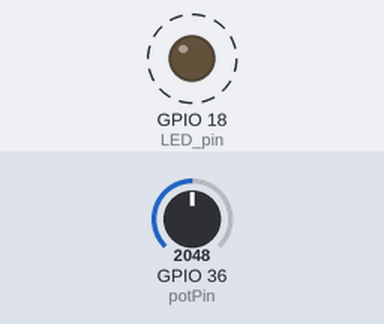
A sketch run on a simulated ESP32. Shown: output pins drawn as LEDs (lit = HIGH). Dashed ring = blinking. Inputs (shaded band) come from the test bench; at power-on: GPIO 36 (potPin) = 2048. What the sketch prints to the serial monitor is not drawn.

Above: at 1.5 s.
Timing chart, 0 to 5.6 s (numbered marks = the images above):
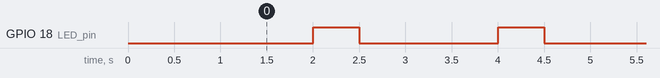

The sketch:

PH_Code__3_Pins__ESP32.ino
```cpp
const int potPin = 36;
float ph;
float Value = 0.0;

void setup() {
  Serial.begin(115200);
  pinMode(18, OUTPUT); // LED pin
  pinMode(potPin, INPUT);
  delay(1000);
}

void loop() {
  Value = analogRead(potPin);
  Serial.print("Analog Value: ");
  Serial.print(Value);

  float voltage = Value * (3.3 / 4095.0);
  Serial.print(" | Voltage: ");
  Serial.print(voltage, 2);

  float slope = -7.50; // Adjust this value based on your calibration
  float intercept = 21.34; // Adjust this value based on your calibration
  ph = slope * voltage + intercept;

  Serial.print(" | pH: ");
  Serial.println(ph, 2);
  delay(1000);
  digitalWrite(18, HIGH); // turn the LED on
  delay(500);
  digitalWrite(18, LOW); // turn the LED off
  delay(500);
}
```

Measured:
- by itself, GPIO 18 (LED_pin): alternates HIGH for 0.50 s and LOW for 1.5 s
